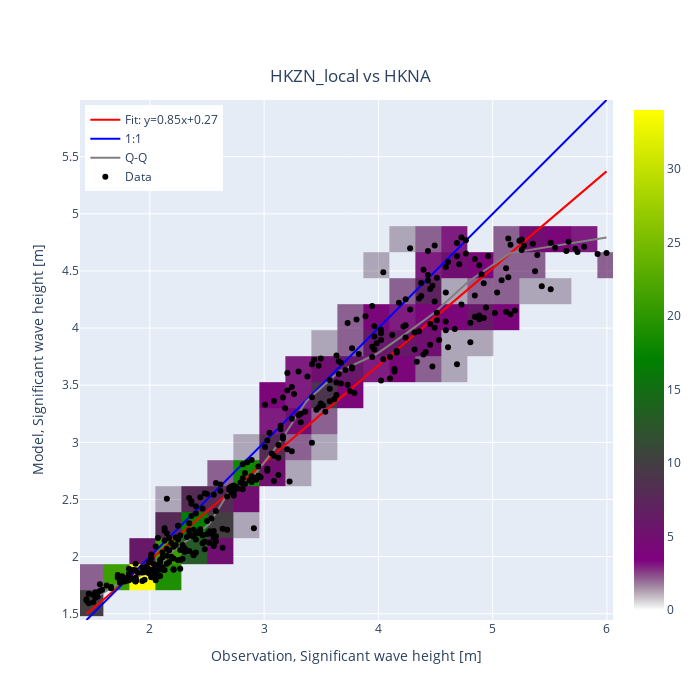

Notebook cell for this chart:
### Code cell
cc["EPL"].scatter(show_hist=True, backend='plotly', width=700, height=700) #,xlim=[-1,11])

### Figure 1 — Plotly figure (JSON) as saved in the notebook; plotly's stock layout.template omitted (floating-point values rounded to 4 significant figures; data arrays with more than 128 entries replaced by an {"elided": "..."} marker saying what was removed)
{"data": [{"line": {"color": "red"}, "mode": "lines", "name": "Fit: y=0.85x+0.27", "type": "scatter", "x": {"elided": "385 float values"}, "y": {"elided": "385 float values"}}, {"line": {"color": "blue"}, "mode": "lines", "name": "1:1", "type": "scatter", "x": [1.445, 5.996], "y": [1.445, 5.996]}, {"line": {"color": "gray"}, "mode": "lines", "name": "Q-Q", "type": "scatter", "x": [1.445, 1.758, 1.875, 2.005, 2.07, 2.148, 2.271, 2.402, 2.52, 2.695, 2.893, 3.125, 3.37, 3.652, 3.983, 4.284, 4.492, 4.788, 5.152, 5.996], "y": [1.592, 1.788, 1.815, 1.881, 1.903, 2.003, 2.104, 2.191, 2.284, 2.574, 2.686, 2.984, 3.36, 3.616, 3.773, 3.982, 4.137, 4.408, 4.656, 4.792]}, {"colorscale": [[0, "rgba(0,0,0,0)"], [0.1, "purple"], [0.5, "green"], [1, "yellow"]], "type": "histogram2d", "x": {"elided": "385 float values"}, "xbins": {"size": 0.2275}, "y": {"elided": "385 float values"}, "ybins": {"size": 0.2275}}, {"marker": {"color": "black"}, "mode": "markers", "name": "Data", "type": "scatter", "x": {"elided": "385 float values"}, "y": {"elided": "385 float values"}}], "layout": {"height": 700, "legend": {"x": 0.01, "y": 0.99}, "title": {"text": "HKZN_local vs HKNA", "x": 0.5, "xanchor": "center", "y": 0.9, "yanchor": "top"}, "width": 700, "xaxis": {"range": [1.445, 5.996], "title": {"text": "Observation, Significant wave height [m]"}}, "yaxis": {"range": [1.445, 5.996], "scaleanchor": "x", "scaleratio": 1, "title": {"text": "Model, Significant wave height [m]"}}}}
